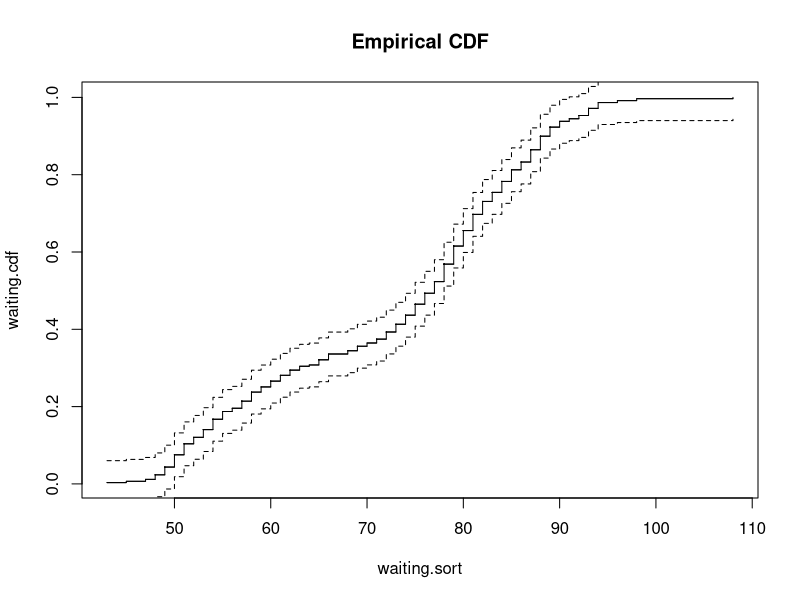
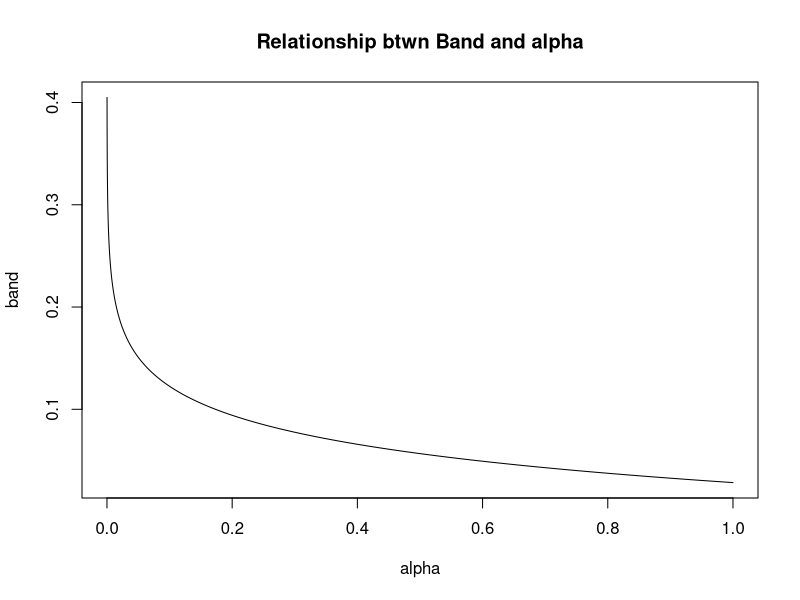
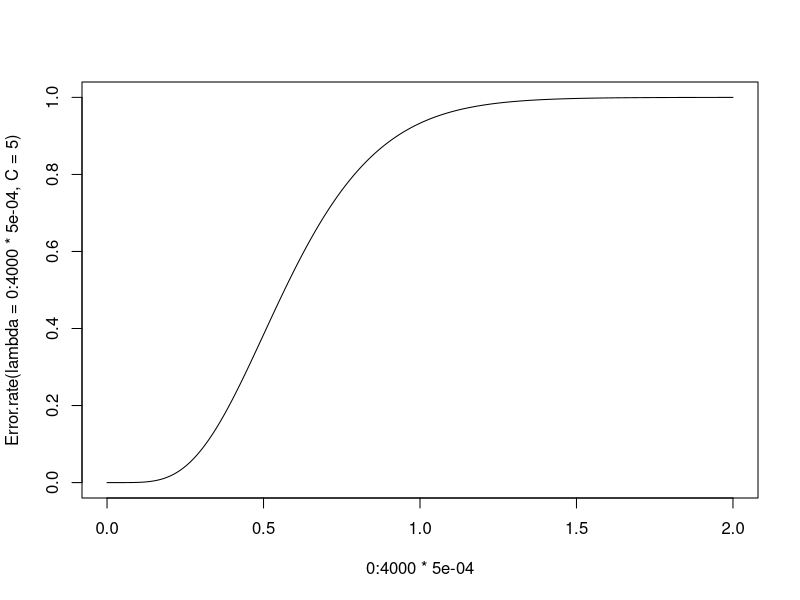

R code for these plots, in order:
rm(list = ls())
library(MASS)
data("geyser")
# Empirical CDF
waiting <- geyser[,1]
waiting.sort <- sort(waiting)
waiting.rank <- rank(waiting.sort)
N <- length(waiting)
waiting.cdf <- waiting.rank/N
plot(waiting.sort,waiting.cdf, type = "s", main = "Empirical CDF")
segments(waiting.sort[1:(N - 1)], waiting.cdf[1:(N - 1)], waiting.sort[2:N], waiting.cdf[1:(N - 1)])
alpha <- 0.5
band <- sqrt(1/(2*N))*log(2/alpha) 
lower.95 <- waiting.cdf - band
upper.95 <- waiting.cdf + band
lines(waiting.sort,lower.95, type = "s", lty = 2)
lines(waiting.sort,upper.95, type = "s", lty = 2)

# band & alpha
plot(1:10000*0.0001,band <- sqrt(1/(2*N))*log(2/(1:10000*0.0001)), type = "l", main = "Relationship btwn Band and alpha", ylab = "band", xlab = "alpha")

# Poisson 
Error.rate <- function(lambda,n = 10,C = 5) { 
    p = 0
    k = 0
    while (k <= C) {
      p  = p + (n*lambda)^(k)*exp(-n*lambda)/factorial(k)
      k = k + 1
    }
    return(1-p)
}

plot(0:4000*0.0005,Error.rate(lambda = 0:4000*0.0005,C = 5),type = "l")

  


